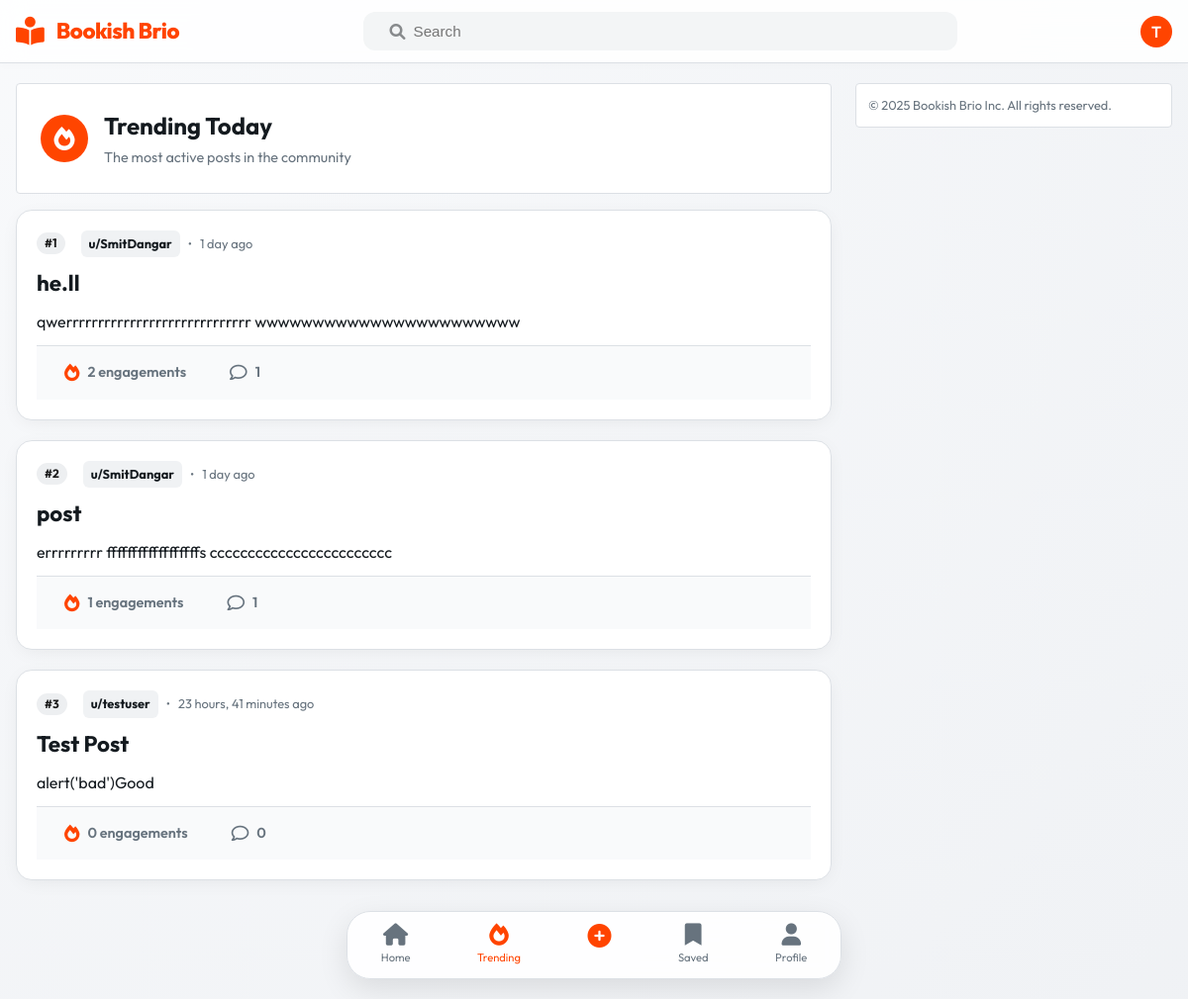
The page /trending/ (signed in) on the database its author committed.
### home/models.py (models this page shows, shortened)
class Post(models.Model):
    title = models.CharField(max_length=200)
    content = models.TextField()
    image = models.ImageField(
        upload_to='posts/',
        blank=True,
        null=True,
        help_text="Optional cover image for the post"
    )
    author = models.ForeignKey(
        User,
        on_delete=models.CASCADE,
        related_name='posts'
    )
    likes = models.ManyToManyField(
        User,
        related_name='liked_posts',
        blank=True,
        help_text="Users who liked this post"
    )
    tags = models.ManyToManyField('Tag', blank=True, related_name='posts', help_text="Tags for this post")
    created_at = models.DateTimeField(auto_now_add=True)
    @property
    def preview_content(self):
        return strip_tags(self.content)

### home/views.py (the view)
# urls.py: path('trending/', views.trending_posts, name='trending'),
def trending_posts(request):
    from datetime import timedelta
    from django.utils import timezone
    week_ago = timezone.now() - timedelta(days=7)
    posts = Post.objects.filter(created_at__gte=week_ago).annotate(
        like_count=Count('likes'),
        comment_count=Count('comments')
    ).order_by('-like_count', '-comment_count')[:20]
    return render(request, 'home/trending.html', {'posts': posts})

### home/templates/home/trending.html (shortened to what this page needs)
{% extends "home/base.html" %}
{% block content %}
<div class="trending-header">
    <div class="trending-icon"><i class="fas fa-fire"></i></div>
    <div class="trending-title">
        <h1>Trending Today</h1>
        <p>The most active posts in the community</p>
    </div>
</div>
<section class="posts-feed">
    {% for post in posts %}
    <article class="post-card" onclick="window.location.href='{% url 'post_detail' post.pk %}'">
        <div class="post-main">
            <div class="post-meta">
                <span class="rank-badge">#{{ forloop.counter }}</span>
                <a href="{% url 'public_profile' post.author.username %}" class="post-author"
                    onclick="event.stopPropagation();">
                    u/{{ post.author.username }}
                </a>
                <span>•</span>
                <span>{{ post.created_at|timesince }} ago</span>
            </div>
            <h2 class="post-title">{{ post.title }}</h2>
            <div class="post-content-preview"
                style="display: -webkit-box; -webkit-line-clamp: 2; -webkit-box-orient: vertical; overflow: hidden;">
                {{ post.preview_content }}
            </div>
            <div class="post-actions" style="margin-top: 12px;">
                <div class="action-btn">
                    <i class="fas fa-fire" style="color: var(--primary);"></i>
                    <span>{{ post.like_count|add:post.comment_count }} engagements</span>
                </div>
                <div class="action-btn">
                    <i class="far fa-comment"></i>
                    <span>{{ post.comment_count }}</span>
                </div>
            </div>
        </div>
    </article>
    {% empty %}
    <div
        style="background: white; padding: 60px; text-align: center; border-radius: 4px; border: 1px solid var(--border);">
        <i class="fas fa-ghost fa-3x" style="margin-bottom: 16px; opacity: 0.2;"></i>
        <p>It's quiet here... for now.</p>
    </div>
    {% endfor %}
</section>
{% endblock %}

### home/templates/home/base.html (shortened to what this page needs)
{% load static %}
<!DOCTYPE html>
<html lang="en">
<head>
    <link rel="stylesheet" href="https://cdnjs.cloudflare.com/ajax/libs/font-awesome/6.0.0-beta3/css/all.min.css">
    <link rel="stylesheet" href="{% static 'home/css/main.css' %}">
</head>
<body>
    <header class="header">
        <div class="header-content">
            <a href="{% url 'index' %}" class="logo-link">
                <i class="fas fa-book-reader fa-lg"></i>
                <h1>Bookish Brio</h1>
            </a>
            <div class="search-container">
                <form action="{% url 'search_enhanced' %}" method="get" class="search-form">
                    <i class="fas fa-search" style="color: #878a8c; margin-left: 10px;"></i>
                    <input type="text" name="q" placeholder="Search" value="{{ request.GET.q|default:'' }}">
                </form>
            </div>
            <div class="header-actions">
                {% if user.is_authenticated %}
                <a href="{% url 'profile' %}" class="user-avatar-link" style="text-decoration: none;">
                    <div class="user-avatar"
                        style="width: 32px; height: 32px; border-radius: 50%; background: var(--primary); color: white; display: flex; align-items: center; justify-content: center; font-weight: 600;">
                        {{ user.username|first|upper }}
                    </div>
                </a>
                {% else %}
                <a href="{% url 'login' %}" class="btn-orange">Log In</a>
                {% endif %}
            </div>
        </div>
    </header>
    <main class="main-container">
        <section class="content-feed">
            {% block content %}{% endblock %}
        </section>
        <aside class="sidebar">
            {% block sidebar %}
            <div
                style="background: white; border: 1px solid var(--border); border-radius: 4px; padding: 12px; box-shadow: var(--shadow-sm);">
                <p style="font-size: 0.8rem; color: var(--text-meta);">© 2025 Bookish Brio Inc. All rights reserved.</p>
            </div>
            {% endblock %}
        </aside>
    </main>
    <nav class="bottom-nav">
        <a href="{% url 'index' %}" class="nav-item">
            <i class="fas fa-home"></i>
            <span>Home</span>
        </a>
        <a href="{% url 'trending' %}" class="nav-item">
            <i class="fas fa-fire"></i>
            <span>Trending</span>
        </a>
        <a href="{% url 'add_post' %}" class="nav-item">
            <i class="fas fa-plus-circle" style="font-size: 1.5rem; color: var(--primary);"></i>
        </a>
        <a href="{% url 'bookmarks' %}" class="nav-item">
            <i class="fas fa-bookmark"></i>
            <span>Saved</span>
        </a>
        <a href="{% url 'profile' %}" class="nav-item">
            <i class="fas fa-user"></i>
            <span>Profile</span>
        </a>
    </nav>
</body>
</html>

### home/static/home/css/main.css (style rules this page uses)
:root { --primary: hsl(16, 100%, 50%); --primary-dark: hsl(16, 100%, 40%); --primary-light: hsl(16, 100%, 65%); --accent: hsl(210, 100%, 50%); --bg-body: hsl(215, 20%, 95%); --bg-card: hsl(0, 0%, 100%); --bg-glass: hsla(0, 0%, 100%, 0.85); --text-main: hsl(210, 20%, 10%); --text-meta: hsl(210, 10%, 45%); --border: hsl(210, 15%, 88%); --border-hover: hsl(210, 15%, 80%); --shadow-soft: 0 4px 20px -5px rgba(0, 0, 0, 0.08); --shadow-premium: 0 10px 30px -10px rgba(0, 0, 0, 0.12); --transition: all 0.3s cubic-bezier(0.4, 0, 0.2, 1); --container-max: 800px; }
* { margin: 0; padding: 0; box-sizing: border-box; -webkit-font-smoothing: antialiased; }
body { font-family: 'Outfit', 'Inter', -apple-system, sans-serif; background: radial-gradient(circle at top left, hsl(215, 30%, 98%), var(--bg-body)); color: var(--text-main); line-height: 1.5; padding-bottom: 80px; min-height: 100vh; }
.header { background: var(--bg-glass); backdrop-filter: blur(12px); -webkit-backdrop-filter: blur(12px); border-bottom: 1px solid var(--border); padding: 12px 16px; position: sticky; top: 0; z-index: 1000; box-shadow: 0 2px 10px rgba(0,0,0,0.02); }
.header-content { max-width: 1200px; margin: 0 auto; display: flex; align-items: center; justify-content: space-between; gap: 1.5rem; }
.logo-link { text-decoration: none; display: flex; align-items: center; gap: 0.75rem; color: var(--primary); transition: var(--transition); }
.logo-link i { font-size: 1.8rem; }
.logo-link h1 { font-size: 1.4rem; font-weight: 800; letter-spacing: -0.5px; display: none; }
@media (min-width: 640px) { .logo-link h1 { display: block; } }
.search-container { flex: 1; max-width: 600px; }
.search-form { background: hsl(210, 15%, 96%); border: 1.5px solid transparent; border-radius: 12px; display: flex; align-items: center; padding: 0 16px; transition: var(--transition); }
.search-form input { background: transparent; border: none; padding: 10px 8px; width: 100%; outline: none; font-size: 0.95rem; color: var(--text-main); }
.main-container { max-width: 1200px; margin: 0 auto; padding: 20px 16px; display: grid; grid-template-columns: 1fr; gap: 24px; }
@media (min-width: 992px) { .main-container { grid-template-columns: 1fr 320px; } }
@media (min-width: 992px) { .sidebar { display: block; } }
.post-card { background: var(--bg-card); border: 1px solid var(--border); border-radius: 16px; overflow: hidden; margin-bottom: 20px; transition: var(--transition); position: relative; box-shadow: var(--shadow-soft); }
.post-main { padding: 20px; }
.post-meta { font-size: 0.8rem; color: var(--text-meta); margin-bottom: 12px; display: flex; align-items: center; gap: 8px; }
.post-author { color: var(--text-main); font-weight: 700; text-decoration: none; padding: 4px 8px; background: hsl(210, 15%, 95%); border-radius: 6px; transition: var(--transition); }
.post-title { font-size: 1.4rem; font-weight: 700; margin-bottom: 12px; line-height: 1.3; color: var(--text-main); text-decoration: none; display: block; }
.post-actions { display: flex; padding: 8px 12px; gap: 12px; background: hsl(210, 15%, 98%); border-top: 1px solid var(--border); }
.action-btn { background: transparent; border: none; padding: 8px 16px; border-radius: 8px; color: var(--text-meta); font-size: 0.9rem; font-weight: 600; display: flex; align-items: center; gap: 8px; cursor: pointer; transition: var(--transition); }
.action-btn i { font-size: 1.1rem; }
.bottom-nav { position: fixed; bottom: 20px; left: 50%; transform: translateX(-50%); width: calc(100% - 32px); max-width: 500px; background: rgba(255, 255, 255, 0.9); backdrop-filter: blur(10px); border: 1px solid var(--border); border-radius: 24px; display: flex; justify-content: space-around; padding: 12px 0; z-index: 1000; box-shadow: 0 10px 30px rgba(0,0,0,0.1); }
.nav-item { display: flex; flex-direction: column; align-items: center; text-decoration: none; color: var(--text-meta); font-size: 0.7rem; gap: 4px; transition: var(--transition); }
.nav-item i { font-size: 1.4rem; }
.nav-item.active { color: var(--primary); }
.post-card { animation: fadeIn 0.4s ease-out forwards; }

### rows shown on the page
Post: author.username "SmitDangar", created_at "1 day", title "he.ll", preview_content "qwerrrrrrrrrrrrrrrrrrrrrrrrrrrrr wwwwwwwwwwwwwwwwwwwwwww", like_count|add "2", comment_count "1"
Post: author.username "SmitDangar", created_at "1 day", title "post", preview_content "errrrrrrrr ffffffffffffffffffs cccccccccccccccccccccccc", like_count|add "1", comment_count "1"
Post: author.username "testuser", created_at "23 hours, 41 minutes", title "Test Post", preview_content "alert('bad')Good", like_count|add "0", comment_count "0"

### other values the page prints
{{ user.username|first|upper }} "T"
